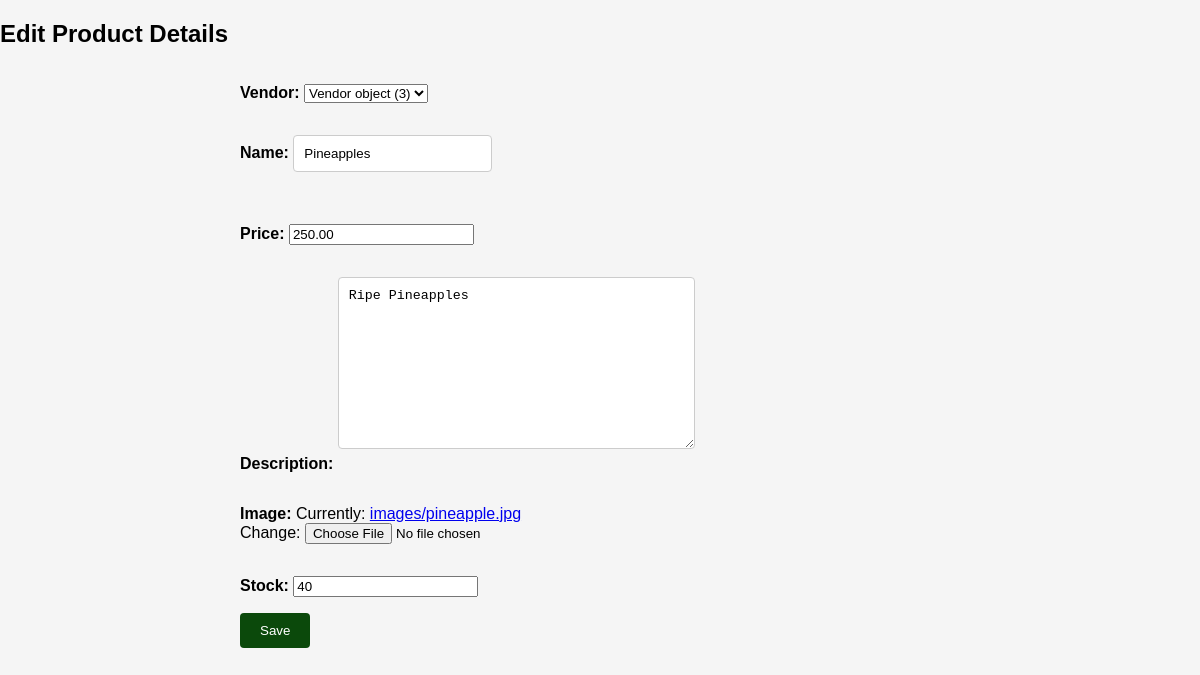
Before: /inventory/products/edit/3 with the older database file.
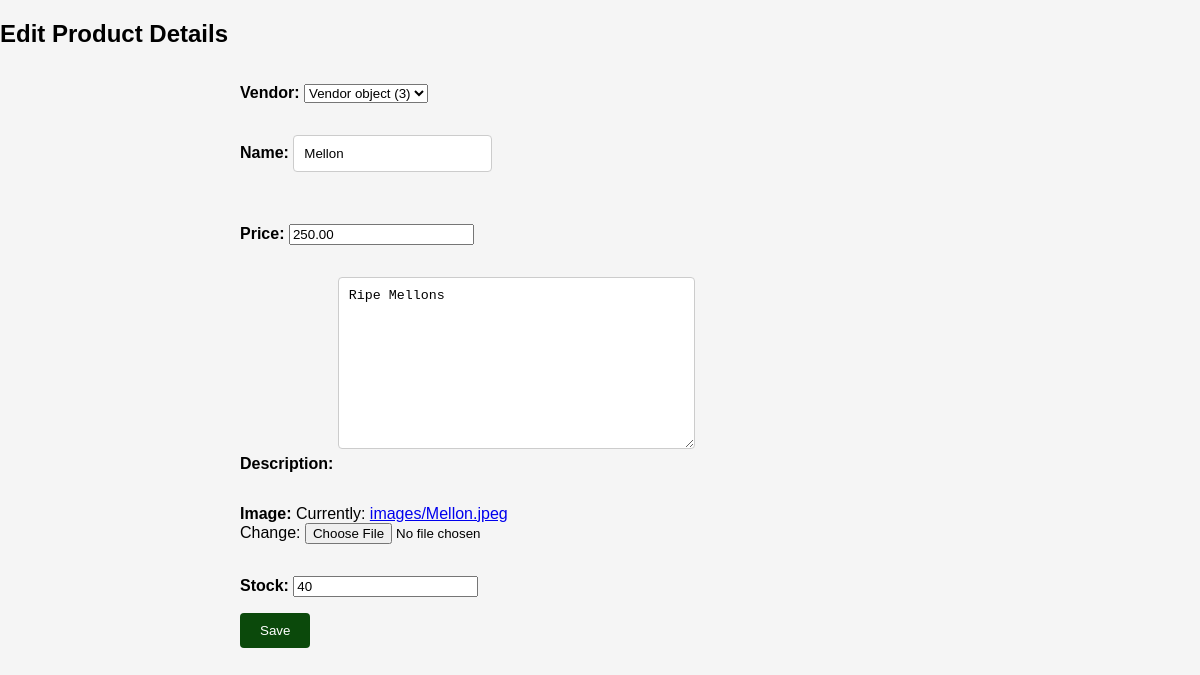
After: the same page with the newer database file.
### inventory/models.py (models this page shows, shortened)
class Product(models.Model):
    vendor = models.ForeignKey(Vendor,null=True,on_delete=models.CASCADE)
    name=models.CharField(max_length=32)
    price=models.DecimalField(max_digits=8,decimal_places=2)
    description=models.TextField()
    image=models.ImageField(upload_to='images/')
    date_created=models.DateTimeField(auto_now_add=True)
    date_updated=models.DateTimeField(auto_now=True)
    stock=models.PositiveIntegerField()

### inventory/views.py (the view)
# urls.py: path("products/edit/<int:id>", product_update_view, name = "product_update_view"),
def product_update_view(request, id):
    product = Product.objects.get(id=id)
    if request.method == 'POST':
        form = ProductUploadForm(request.POST, instance=product)
        if form.is_valid():
            form.save()
            return redirect("product_detail_view", id=product.id)
    else:
        form =ProductUploadForm(instance=product)
        return render(request, "inventory/edit_product.html", {'form': form})

### inventory/forms.py
class ProductUploadForm(forms.ModelForm):
    class Meta:
        model = Product
        fields = "__all__"

### templates/inventory/edit_product.html (shortened to what this page needs)
<!DOCTYPE html>
<html lang="en">
<head>
</head>
<body>
    <h2 class="edit">Edit Product Details</h2>
    <form method="POST">
        {{form.as_p}}
        <button type="submit">Save</button>
    </form>
</body>
</html>

Changed rows visible on the page:
changed Product "Vendor object (3)": name "Pineapples" → "Mellon"; description "Ripe Pineapples" → "Ripe Mellons"
Other visible differences:
text no longer shown: "Vendor: Name: Price: Description: Image: Currently: images/pineapple.jpg Change: Stock:"
text now shown: "Vendor: Name: Price: Description: Image: Currently: images/Mellon.jpeg Change: Stock:"
